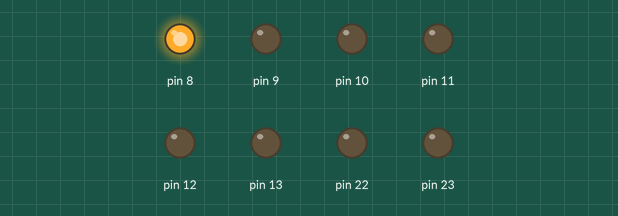
Recording of a sketch running on a simulated Arduino Uno, built with avr-gcc and run on an emulated ATmega328P. Shown: output pins drawn as LEDs (lit = HIGH).

Above: at 0.5 s.
At 2.7 s:
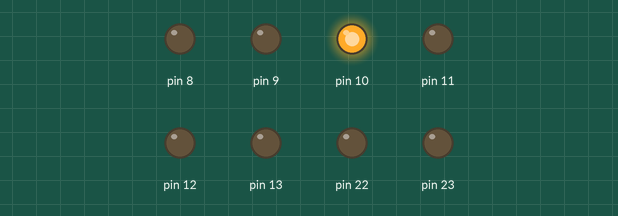
At 4.9 s:
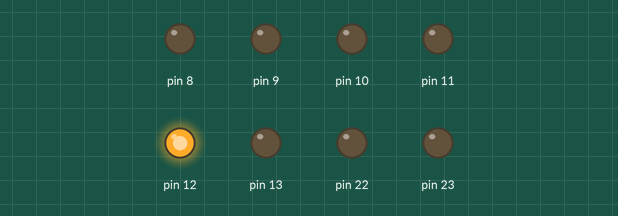
At 7.1 s:
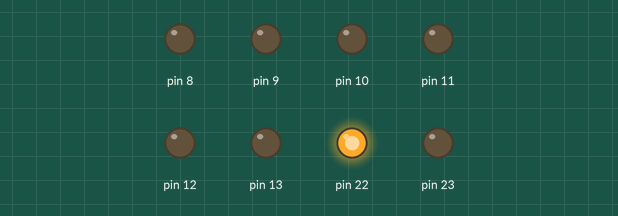
At 13.1 s:
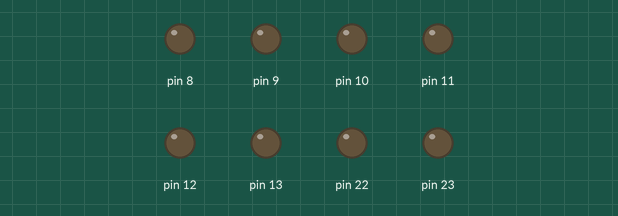
At 21.3 s:
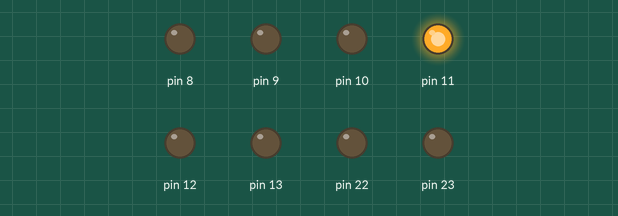
Timing chart, 0 to 22.8 s (numbered marks = the images above):
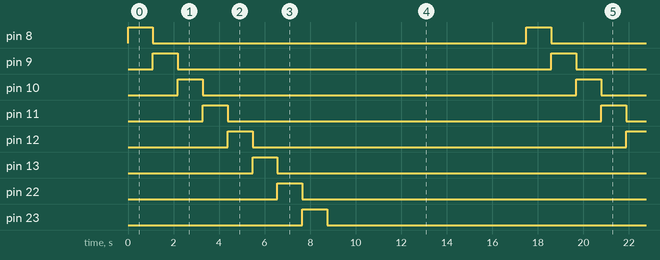

Measured:
- by itself, pin 8–13, pin 22, pin 23: alternates HIGH for 1.1 s and LOW for 16.4 s
- by itself, everything shown: repeats every 17.5 s, in 9 steps

The sketch:

sketch.ino
```cpp
//blink all the 16 leds from top row to bottom row
#include "led.h"

void setup() {
  // put your setup code here, to run once:
  init();

}

void loop() {
  // put your main code here, to run repeatedly:
  volatile short s = 0x0001;
  volatile long i;
  volatile char a;
  for(a=0;a<=15;a++){
    output1((unsigned char)(s& 0x00FF));
    output((unsigned char)((s>>8)& 0x00FF));
    for(i=0;i<=500000;i++);
    s=s<<1;
  }
}
```

led.h
```cpp
//port A and port B
void output(char x);
void output1(char x);
void init(void);

void init(void){
  volatile char *PORTA_dir = (char *)0X21;
  *PORTA_dir = 0xFF;
  volatile char *PORTB_dir = (char *)0x24;
  *PORTB_dir = 0xFF;
}

void output(char x){
  volatile char *output = (char *)0X22;
  *output = x;
}

void output1(char x){
  volatile char *output = (char *)0x25;
  *output = x;
}
```
